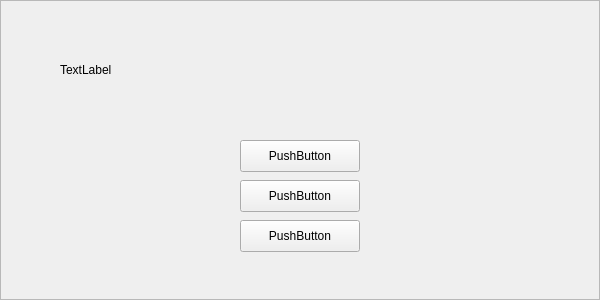
<?xml version="1.0" encoding="UTF-8"?>
<ui version="4.0">
 <class>Frame</class>
 <widget class="QFrame" name="Frame">
  <property name="geometry">
   <rect>
    <x>0</x>
    <y>0</y>
    <width>600</width>
    <height>300</height>
   </rect>
  </property>
  <property name="windowTitle">
   <string>Frame</string>
  </property>
  <property name="frameShape">
   <enum>QFrame::StyledPanel</enum>
  </property>
  <property name="frameShadow">
   <enum>QFrame::Raised</enum>
  </property>
  <widget class="QLabel" name="label">
   <property name="geometry">
    <rect>
     <x>60</x>
     <y>40</y>
     <width>480</width>
     <height>60</height>
    </rect>
   </property>
   <property name="text">
    <string>TextLabel</string>
   </property>
   <property name="openExternalLinks">
    <bool>true</bool>
   </property>
   <property name="UIText" stdset="0">
    <string>110402</string>
   </property>
   <property name="UIClass" stdset="0">
    <string>wtext</string>
   </property>
  </widget>
  <widget class="QPushButton" name="dhcpButton">
   <property name="geometry">
    <rect>
     <x>240</x>
     <y>140</y>
     <width>120</width>
     <height>32</height>
    </rect>
   </property>
   <property name="text">
    <string>PushButton</string>
   </property>
   <property name="UIText" stdset="0">
    <string>110403</string>
   </property>
   <property name="UIClass" stdset="0">
    <string>wbutton</string>
   </property>
  </widget>
  <widget class="QPushButton" name="staticButton">
   <property name="geometry">
    <rect>
     <x>240</x>
     <y>180</y>
     <width>120</width>
     <height>32</height>
    </rect>
   </property>
   <property name="text">
    <string>PushButton</string>
   </property>
   <property name="UIText" stdset="0">
    <string>110404</string>
   </property>
   <property name="UIClass" stdset="0">
    <string>wbutton</string>
   </property>
  </widget>
  <widget class="QPushButton" name="dialButton">
   <property name="geometry">
    <rect>
     <x>240</x>
     <y>220</y>
     <width>120</width>
     <height>32</height>
    </rect>
   </property>
   <property name="text">
    <string>PushButton</string>
   </property>
   <property name="UIText" stdset="0">
    <string>110405</string>
   </property>
   <property name="UIClass" stdset="0">
    <string>wbutton</string>
   </property>
  </widget>
 </widget>
 <resources/>
 <connections/>
</ui>
